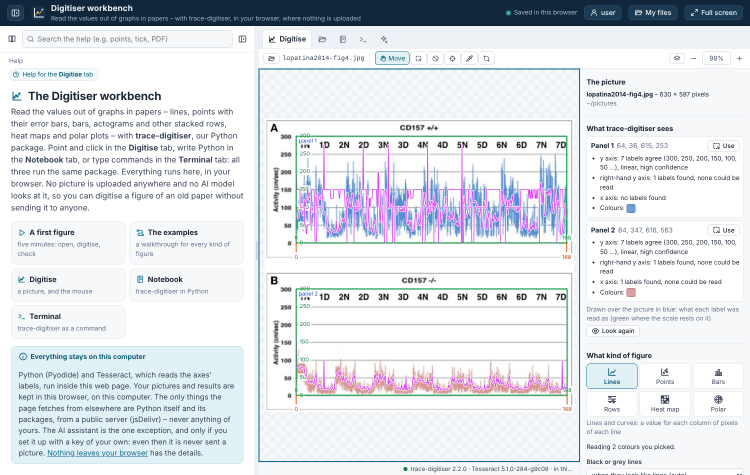
#> input picture paper/workbench-both-colours.png, 1500 x 950 px (shown at 1/2 size)
$ python -i polar.py   (imports and definitions only)
#> lines starting #> are read from the running program, lines starting #| are printed output that depends on the picture; after the words box and inside, x2 and y2 are one past the last pixel; in counts of white or black regions, pixels touching at a corner belong together
### src/trace_digitiser/io.py
"""Image loading and CSV output helpers."""

from __future__ import annotations

from pathlib import Path
from typing import Optional

import numpy as np
import pandas as pd
from PIL import Image, ImageOps


def load_image(path: str | Path) -> np.ndarray:
    """Load an image file and return an RGB uint8 ndarray.

    Transparent areas are placed on white (a figure saved with a transparent
    background would otherwise load as black), and a rotation recorded by a
    scanner or camera in the file's EXIF data is applied.
    """
    path = Path(path)
    if not path.exists():
        raise FileNotFoundError(f"Image not found: {path}")
    try:
        img = Image.open(path)
#> img is the input picture: PIL image 1500x950 RGB; mean R, G, B 223.1, 226.5, 231.5
        img.load()
    except Exception as exc:
        hint = " A PDF page must be exported as an image (PNG) first." if path.suffix.lower() == ".pdf" else ""
        raise ValueError(f"Cannot read {path} as an image.{hint}") from exc
    img = ImageOps.exif_transpose(img)
    if img.mode in ("RGBA", "LA", "PA") or (img.mode == "P" and "transparency" in img.info):
        img = img.convert("RGBA")
        white = Image.new("RGBA", img.size, (255, 255, 255, 255))
        img = Image.alpha_composite(white, img)
    return np.array(img.convert("RGB"))


# [69 lines left out: functions build_panel_metadata, save_outputs, not called in this run]

### src/trace_digitiser/frames.py
"""Plot-area detection from axis lines.

A plot's data region is bounded by its axis lines.  This module finds the
long, thin, straight dark lines in a figure, groups the ones that meet into
axes, and reports each plot area with sub-pixel edges.  It handles both
closed frames (four sides) and open "L" axes (left and bottom only), and it
is unaffected by tick marks that stick out beyond a corner, because every
edge is taken from the *position* of the line on that side rather than from
the extent of the lines that cross it.

The detector is the default route used by
:func:`trace_digitiser.panel_detection.find_plot_panels`; the older
gridline-clustering route remains as a fallback for charts that have
gridlines but no axis lines.
"""

from __future__ import annotations

from dataclasses import dataclass, field

import cv2
import numpy as np

# Darkness (background minus pixel, 0-255) above which a pixel counts as ink.
INK_THRESHOLD = 20.0


# ---------------------------------------------------------------------------
# Data classes
# ---------------------------------------------------------------------------

@dataclass
class AxisLine:
    """A long, thin, straight dark line."""

    orientation: str  # "h" or "v"
    pos: float  # sub-pixel centre: row for "h", column for "v"
    start: int  # first pixel along the line (column for "h", row for "v")
    end: int  # last pixel along the line, inclusive
    thickness: int
    darkness: float  # mean darkness along the line, 0-255
    edge: bool = False  # the straight edge of a filled area (a bar, a dense trace) rather than a line on its own

    @property
    def length(self) -> int:
        return self.end - self.start + 1


@dataclass
class Frame:
    """One plot area, bounded by axis lines.

    ``left``, ``right``, ``top`` and ``bottom`` are sub-pixel image
    coordinates (pixel centres at integers).  A side that has no line of its
    own (the top and right of "L" axes) is taken from the end of the
    perpendicular axis line and is flagged in ``has_top`` / ``has_right``.
    """

    left: float
    right: float
    top: float
    bottom: float
    has_left: bool = True
    has_right: bool = True
    has_top: bool = True
    has_bottom: bool = True
    line_thickness: int = 1
    gridlines_h: list[float] = field(default_factory=list)
    gridlines_v: list[float] = field(default_factory=list)
    ticks_y: list[float] = field(default_factory=list)
    ticks_x: list[float] = field(default_factory=list)
    source: str = "axis_lines"
    from_edges: bool = False  # its left or bottom side is the edge of a filled area, not a line
    stack_cuts: list[float] = field(default_factory=list)  # lines across it that may part plots stacked in it

    @property
    def width(self) -> float:
        return self.right - self.left

    @property
    def height(self) -> float:
        return self.bottom - self.top

    @property
    def area(self) -> float:
        return max(0.0, self.width) * max(0.0, self.height)

    # [8 lines left out: function kind, not called in this run]


# ---------------------------------------------------------------------------
# Darkness map
# ---------------------------------------------------------------------------

def darkness_map(rgb: np.ndarray) -> np.ndarray:
    """Return how much darker each pixel is than the local paper colour (0-255).

    The background is estimated locally (brightest value in a wide
    neighbourhood), so unevenly lit scans and off-white paper do not turn
    into ink.
    """
    gray = cv2.cvtColor(rgb, cv2.COLOR_RGB2GRAY)
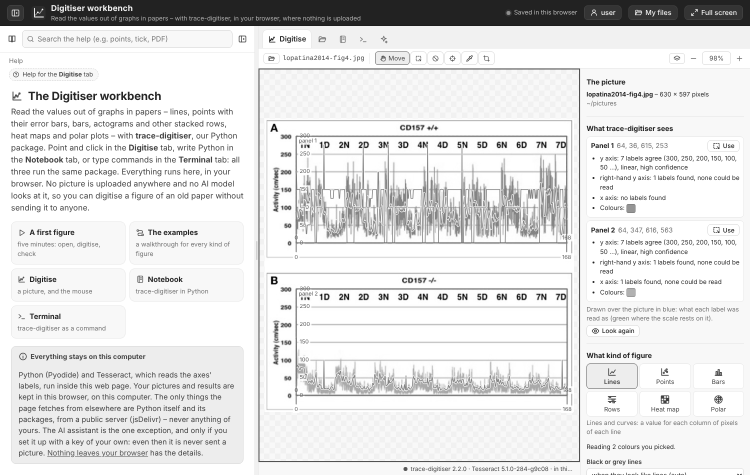
#> gray: shape (950, 1500) (shown at 1/2 size); min 0, max 255, mean 226.1
    h, w = gray.shape
#> h = 950; w = 1500
    factor = max(1, min(h, w) // 160)
#> factor = 5
    small = cv2.resize(gray, (max(1, w // factor), max(1, h // factor)), interpolation=cv2.INTER_AREA)
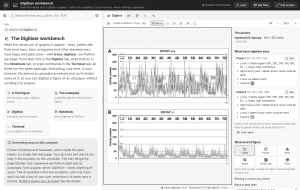
#> small: shape (190, 300); min 34, max 255, mean 226.1
    k = max(9, int(0.25 * min(small.shape)) | 1)
#> k = 47
    background = cv2.dilate(small, np.ones((k, k), np.uint8))
    background = cv2.GaussianBlur(background, (k, k), 0)
    background = cv2.resize(background, (w, h), interpolation=cv2.INTER_LINEAR)
#> background: shape (950, 1500)
    return np.clip(background.astype(np.float32) - gray.astype(np.float32), 0, 255)
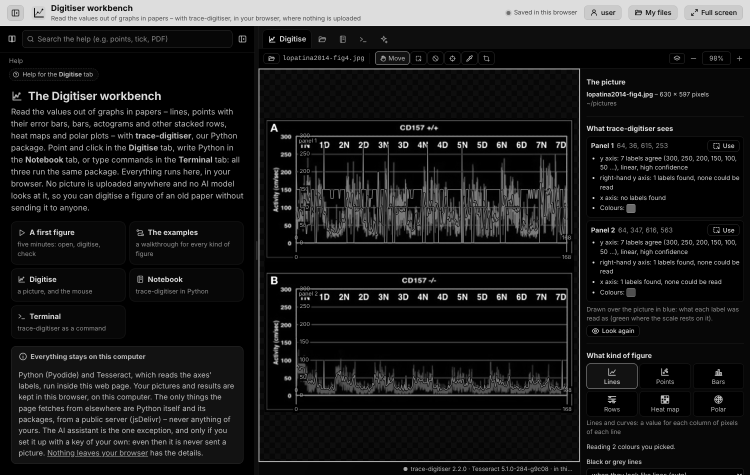
#> returned value: shape (950, 1500) float32 (shown at 1/2 size); min 0, max 255, mean 28.9


# ---------------------------------------------------------------------------
# Line detection
# ---------------------------------------------------------------------------

# [463 lines left out: functions _runs, _detect_horizontal, _saturation, detect_axis_lines, _assemble_frames, _contains and 10 more, not called in this run]

### src/trace_digitiser/polar.py
"""Reading polar plots: points at an angle and a distance from the centre.

The polar axes are found from their circles: the outer frame and the gridline rings, which share a centre. Each
point's angle is measured from a zero direction (east, to the right, as matplotlib draws by default; or north, as
clock-face plots of phase do) and its distance from the centre is put into the radial axis's units from two or
more rings whose values you give (or the outer circle's).
"""

from __future__ import annotations

import math
from collections.abc import Sequence
from pathlib import Path
from typing import Optional, Union

import cv2
import numpy as np
import pandas as pd

from ._figure import PreparedFigure
from ._results import FigureResult, finish, hex_colour
from .frames import darkness_map
from .io import load_image
from .markers import find_markers
from .provenance import package_version  # noqa: F401  (kept with the other readers' imports)
from .straighten import straighten as _turn_upright
from .trace_detection import parse_colour


def find_polar_axes(rgb: np.ndarray) -> Optional[dict]:
    """The polar axes of a figure: ``{"centre": (x, y), "radius": outer radius, "rings": [radii of the gridline
    circles, in pixels, inner to outer]}``, or None if no circle is found."""
    dark = darkness_map(rgb)
    h, w = dark.shape
#> h = 950; w = 1500
    ink = (dark > 60).astype(np.uint8) * 255
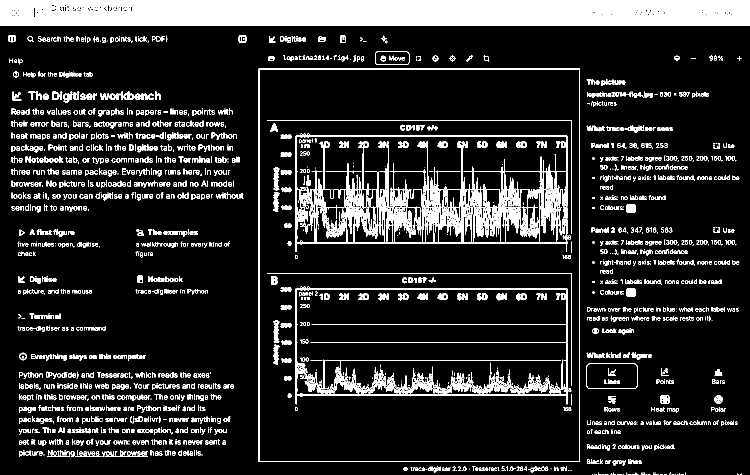
#> ink: shape (950, 1500) (shown at 1/2 size); 14.1% white; 2389 white regions (767 under 20 px), largest, box (x1, y1, x2, y2) and area: (0, 0, 1500, 52) 76643, (590, 267, 1135, 504) 16556, (590, 573, 1136, 809) 10102
    # The circles are proposed on a copy no larger than 1000 pixels a side, and then fitted to the picture itself:
    # on a whole page of a scanned paper (all text), the transform at full size took a minute and a half.
    scale = min(1.0, 1000.0 / max(h, w))
#> scale = 0.667
    small = ink if scale >= 1.0 else cv2.resize(ink, (max(1, int(round(w * scale))), max(1, int(round(h * scale)))),
                                                interpolation=cv2.INTER_AREA)
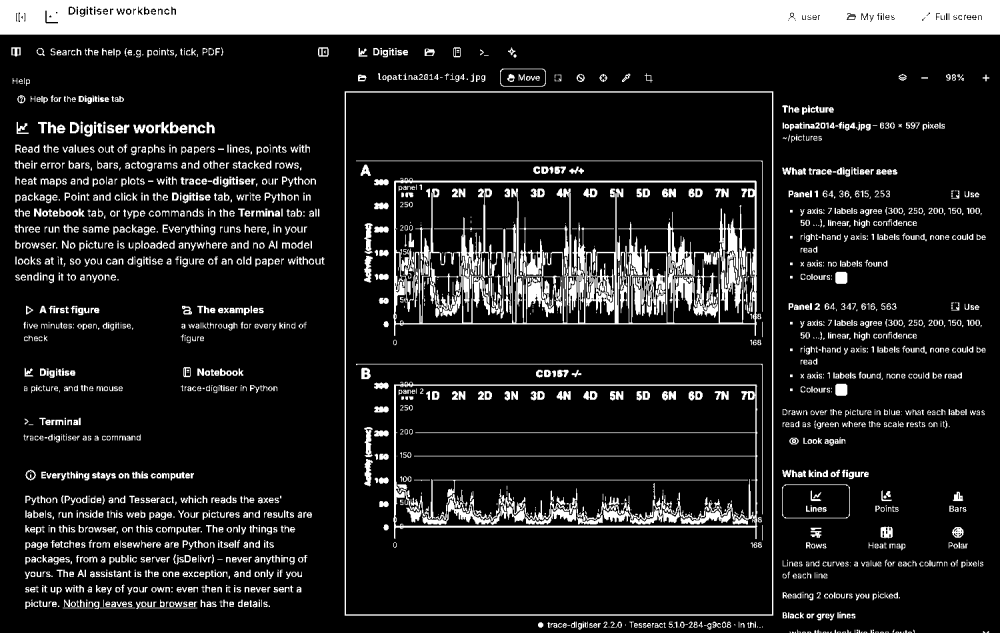
#> small: shape (633, 1000); min 0, max 255, mean 36.1
    blurred = cv2.GaussianBlur(small, (5, 5), 1.2)
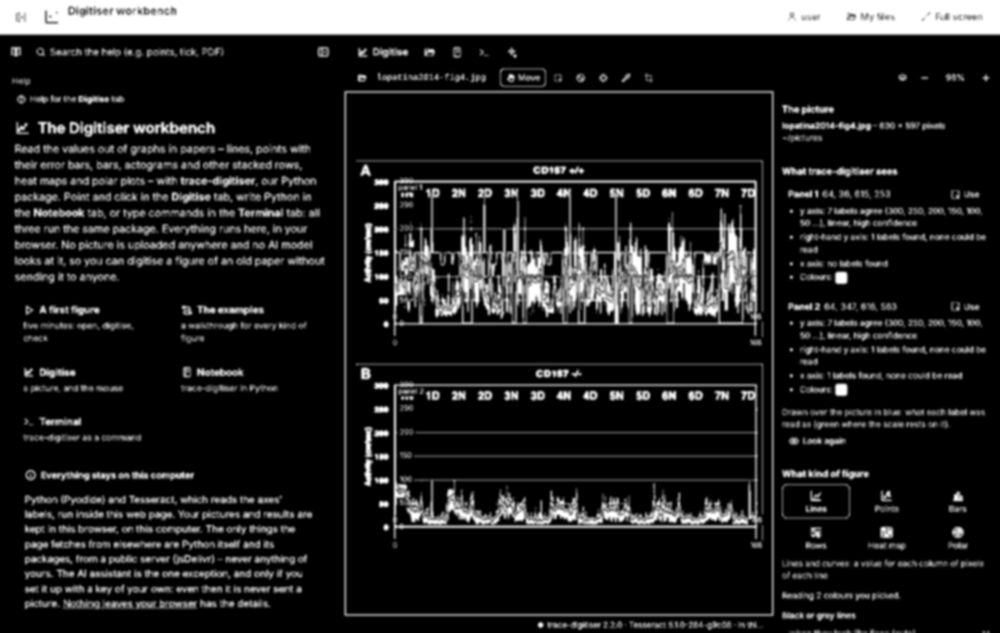
#> blurred: shape (633, 1000); min 0, max 255, mean 36.1
    sh, sw = small.shape
#> sh = 633; sw = 1000
    circles = cv2.HoughCircles(
        blurred,
        cv2.HOUGH_GRADIENT,
        dp=1.5,
        minDist=5,
        param1=120,
        param2=40,
        minRadius=int(0.15 * min(sh, sw)),
        maxRadius=int(0.75 * min(sh, sw)),
    )
    if circles is None:
        return None
    circles = circles / scale
    # the frame: of the circles proposed (each first fitted to the dark pixels near it, as the transform places
    # them only roughly), the one drawn darkest all the way round (the larger, of equals)
    angles0 = np.linspace(0, 2 * np.pi, 720, endpoint=False)
    ys, xs = np.nonzero(dark > 100)

    def refine(x, y, rad):
        for band in (max(8.0, 0.05 * rad), max(4.0, 0.02 * rad), max(2.5, 0.01 * rad)):
            d = np.hypot(xs - x, ys - y)
            near = np.abs(d - rad) < band
            if near.sum() <= 50:
                break
            px, py = xs[near].astype(float), ys[near].astype(float)
            a = np.column_stack([px, py, np.ones_like(px)])
            sol, *_ = np.linalg.lstsq(a, px * px + py * py, rcond=None)
            x, y = sol[0] / 2, sol[1] / 2
            rad = math.sqrt(max(1.0, sol[2] + x * x + y * y))
        return x, y, rad

    def support(x, y, rad):
        px = np.round(x + rad * np.cos(angles0)).astype(int)
        py = np.round(y + rad * np.sin(angles0)).astype(int)
        if ((px >= 0) & (px < w) & (py >= 0) & (py < h)).mean() < 0.95:
            return 0.0
        darkest = np.zeros(len(angles0))
        for d in (-1, 0, 1):
            qx = np.clip(np.round(x + (rad + d) * np.cos(angles0)).astype(int), 0, w - 1)
            qy = np.clip(np.round(y + (rad + d) * np.sin(angles0)).astype(int), 0, h - 1)
            darkest = np.maximum(darkest, dark[qy, qx])
        return float((darkest > 100).mean())

    scored = []
    for c in circles[0][:25]:
        x, y, rad = refine(*(float(v) for v in c))
        scored.append((support(x, y, rad), rad, (x, y, rad)))
#> this loop made 25 passes
#> (c, x, y, rad) on passes 1 to 12: ([865.1, 658.1, 276.4], 864.3, 658.6, 276.6), ([462.4, 457.9, 407.6], 461.4, 451.9, 410.7), ([653.6, 806.6, 568.5], 654.2, 806.3, 568.6), ([462.4, 473.6, 422.5], 460.3, 466, 423.9), ([453.4, 469.1, 417.5], 453.4, 462.7, 420.3), ([856.1, 640.1, 301.2], 856.7, 639.5, 301.9), ([471.4, 457.9, 407.6], 469, 451.3, 409.8), ([667.1, 712.1, 474.4], 666.3, 708.4, 472.3), ([451.1, 457.9, 407.6], 452.5, 452.6, 411.3), ([446.6, 482.6, 432.4], 445.6, 475.6, 434.2), ([626.6, 829.1, 590.8], 629.3, 823.6, 587), ([606.4, 793.1, 551.2], 607.6, 794.1, 552.7)
#> after the loop, scored = 25 items
    good = [t for t in scored if t[0] >= 0.6]
#> good = []
    if not good:
        return None
    cx, cy, r = max(good, key=lambda t: (round(t[0], 1), t[1]))[2]
    # rings: radii at which grey ink (gridlines, not the coloured data) runs all round the centre
    mx = rgb.max(axis=2).astype(np.float32)
    grey = (mx - rgb.min(axis=2)) / np.maximum(mx, 1.0) < 0.2
    rr = np.arange(2, int(r) - 1)
    angles = np.linspace(0, 2 * np.pi, 720, endpoint=False)
    cover = []
    for radius in rr:
        px = np.clip(np.round(cx + radius * np.cos(angles)).astype(int), 0, w - 1)
        py = np.clip(np.round(cy + radius * np.sin(angles)).astype(int), 0, h - 1)
        cover.append(float(((dark[py, px] > 25) & grey[py, px]).mean()))
    cover = np.array(cover)
    rings = []
    for i in range(1, len(cover) - 1):
        if cover[i] >= 0.5 and cover[i] >= cover[i - 1] and cover[i] >= cover[i + 1]:
            if not rings or rr[i] - rings[-1] > 3:
                rings.append(float(rr[i]))
            elif cover[i] > cover[list(rr).index(int(rings[-1]))]:
                rings[-1] = float(rr[i])
    return {"centre": (float(cx), float(cy)), "radius": float(r), "rings": rings}


def digitise_polar(
    image_path: Union[str, Path, np.ndarray],
    *,
    centre: Optional[Sequence[float]] = None,
    r_ref: Optional[Sequence[Sequence[float]]] = None,
    outer_value: Optional[float] = None,
    inner_value: float = 0.0,
    zero: str = "east",
    clockwise: bool = False,
    colours: Optional[Sequence] = None,
    colour_tolerance: float = 60.0,
    marker_size: Optional[float] = None,
    straighten: Union[str, bool, float] = False,
    output_dir=None,
    output_prefix: Optional[str] = None,
    write_outputs: bool = True,
    save_overlay: bool = False,
) -> FigureResult:
    """Read the points of a polar plot: the angle of each and its distance from the centre.

    Parameters
    ----------
    centre : (x, y), optional
        The centre of the plot, in pixels. Found from its circles if not given.
    r_ref : list of (radius in pixels, value), optional
        What two or more distances from the centre stand for: a ring and its label, say ``[(37.5, 1955),
        (98.2, 1965)]``. The rings found are listed in the result (``provenance["polar"]["rings"]``) to help.
    outer_value, inner_value : float, optional
        Instead of *r_ref*: the value at the outer circle (and at the centre, 0 by default).
    zero : {"east", "north", "west", "south"}
        Where an angle of 0 is: east (to the right) is matplotlib's default; north (up) is a clock face.
    clockwise : bool
        Angles grow clockwise (a clock face) rather than anticlockwise (matplotlib's default).
    colours : list of colours, optional
        The colours of the points. Every colour drawn inside the plot is tried otherwise.

    Returns
    -------
    FigureResult
        ``data`` has a row for each point: ``series``, ``colour``, ``point``, its pixel position, ``radius_px``,
        ``r_value`` (in the radial axis's units if they were given, else as a fraction of the outer radius),
        ``angle_degrees`` (0 to 360) and ``angle_radians``.
    """
    if zero not in ("east", "north", "west", "south"):
        raise ValueError("zero must be 'east', 'north', 'west' or 'south'")
    source = None
    if isinstance(image_path, np.ndarray):
        rgb = np.ascontiguousarray(image_path)
    else:
        source = Path(image_path)
        rgb = load_image(source)
    if straighten not in (False, None, "never") and straighten != "auto":
        rgb = _turn_upright(rgb, float(straighten))
    notes: list[str] = []
    found = find_polar_axes(rgb)
    if centre is None:
        if found is None:
#> (the run stopped early here; a loop or call above may not have finished)
